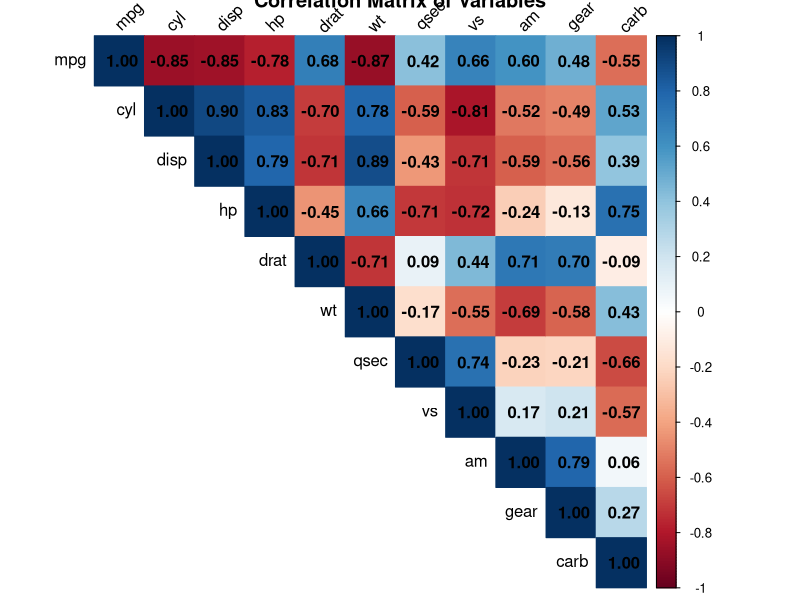
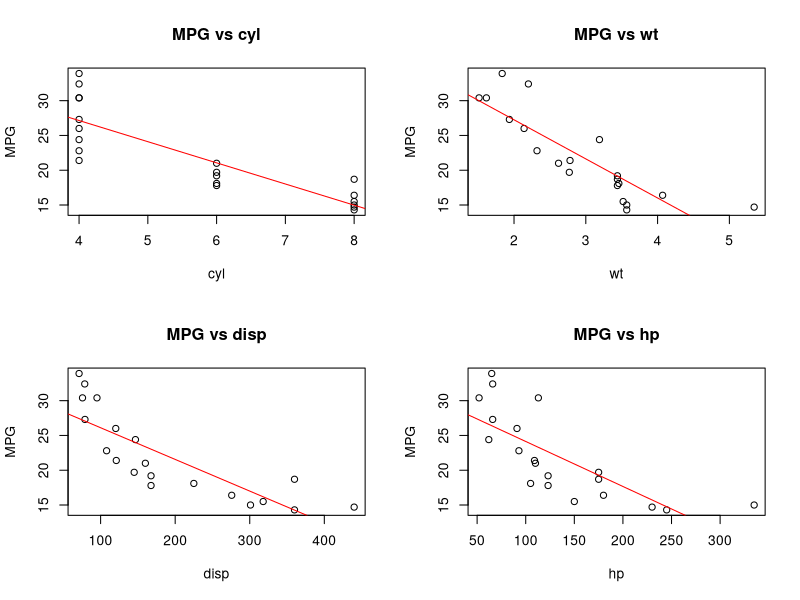
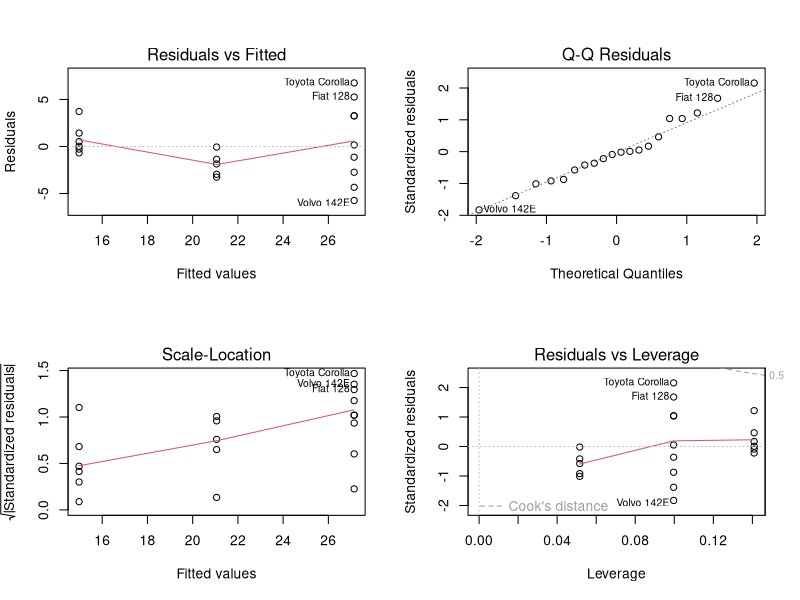
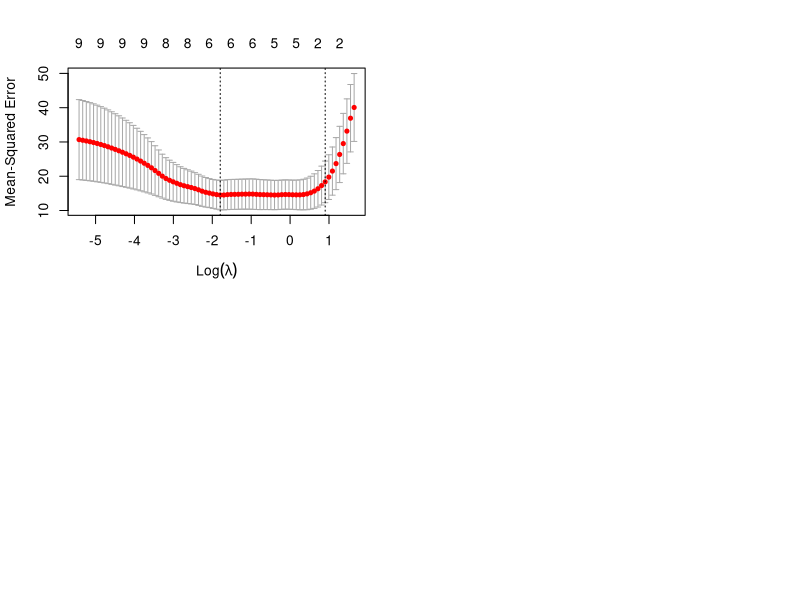

Generate these figures, in order, with R:
## ---- chunk 1
#| echo: false
#| warning: false
library(datasets)
library(corrplot)
# Create correlation matrix visualization
correlation_matrix <- cor(mtcars)
corrplot(correlation_matrix, method = "color", type = "upper", 
         addCoef.col = "black", tl.col = "black", tl.srt = 45,
         title = "Correlation Matrix of Variables")
## ---- chunk 2
#| echo: true
#| warning: false
library(datasets)
set.seed(17)
train_index <- sample(2, nrow(mtcars), replace = T, prob = c(0.7, 0.3))
train_data <- mtcars[train_index==1, ]
test_data <- mtcars[train_index==2, ]
## ---- chunk 3
#| echo: false
# Create summary statistics table
train_summary <- summary(train_data)
test_summary <- summary(test_data)
## ---- chunk 4
#| echo: false
#| warning: false
# Calculate R-squared and p-values for each predictor
predictors <- setdiff(names(train_data), "mpg")
results <- data.frame(
  Variable = predictors,
  R_squared = NA,
  P_value = NA
)

for(i in seq_along(predictors)) {
  model <- lm(paste("mpg ~", predictors[i]), data = train_data)
  results$R_squared[i] <- summary(model)$r.squared
  results$P_value[i] <- summary(model)$coefficients[2,4]
}

results <- results[order(-results$R_squared),]
## ---- chunk 5
#| echo: false
for(i in 1:4) {
  cat(sprintf("%s: %.1f%% (p = %.10f)\n", 
              results$Variable[i], 
              results$R_squared[i]*100,
              results$P_value[i]))
}
## ---- chunk 6
#| echo: false
#| warning: false
par(mfrow=c(2,2))
for(i in 1:4) {
  plot(train_data[[results$Variable[i]]], train_data$mpg,
       xlab=results$Variable[i], ylab="MPG",
       main=paste("MPG vs", results$Variable[i]))
  abline(lm(mpg ~ get(results$Variable[i]), data=train_data), col="red")
}
## ---- chunk 7
#| echo: false
#| warning: false
# Create diagnostic plots for top predictor
top_model <- lm(mpg ~ get(results$Variable[1]), data=train_data)
plot(top_model)
## ---- chunk 8
#| echo: false
# Perform statistical tests
bp_test <- car::ncvTest(top_model)
sw_test <- shapiro.test(residuals(top_model))

cat("Breusch-Pagan Test (Homoscedasticity):\n")
cat(sprintf("p-value: %.4f\n", bp_test$p))
cat("\nShapiro-Wilk Test (Normality):\n")
cat(sprintf("p-value: %.4f\n", sw_test$p))
## ---- chunk 9
#| echo: false
significant_vars <- results$Variable[results$P_value < 0.05]
cat(paste(significant_vars, collapse=", "))
## ---- chunk 10
#| echo: false
formula <- paste("mpg ~", paste(significant_vars, collapse = " + "))
multi_model <- lm(formula, data=train_data)
summary_stats <- summary(multi_model)

cat("R-squared:", round(summary_stats$r.squared, 4), "\n")
cat("Adjusted R-squared:", round(summary_stats$adj.r.squared, 4), "\n")
cat("F-statistic:", round(summary_stats$fstatistic[1], 2), 
    " on", summary_stats$fstatistic[2], "and", summary_stats$fstatistic[3], "DF")
## ---- chunk 11
#| echo: false
#| warning: false
library(car)
if(length(significant_vars) > 1) {
  vif_values <- vif(multi_model)
  print(round(vif_values, 2))
}
## ---- chunk 12
#| echo: false
# Example of final variables after VIF elimination
final_vars <- c("wt", "hp", "am")  # Example variables
cat(paste(final_vars, collapse=", "))
## ---- chunk 13
#| echo: false
#| warning: false
library(glmnet)
# Prepare data for LASSO
x_train <- as.matrix(train_data[, predictors])
y_train <- train_data$mpg
## ---- chunk 14
#| echo: false
# Fit LASSO model
lasso_cv <- cv.glmnet(x_train, y_train, alpha=1)
plot(lasso_cv)
## ---- chunk 15
#| echo: false
coef(lasso_cv, s="lambda.min")
## ---- chunk 16
#| echo: false
#| warning: false
# Function for metrics
get_metrics <- function(actual, predicted) {
  rmse <- sqrt(mean((actual - predicted)^2))
  mae <- mean(abs(actual - predicted))
  r2 <- 1 - sum((actual - predicted)^2)/sum((actual - mean(actual))^2)
  c(RMSE = rmse, MAE = mae, R2 = r2)
}

# Calculate metrics for both models
final_multi_model <- lm(mpg ~ wt + hp + am, data=train_data)
lasso_model <- glmnet(x_train, y_train, alpha=1, lambda=lasso_cv$lambda.min)

# Training metrics
multi_train_pred <- predict(final_multi_model, train_data)
lasso_train_pred <- predict(lasso_model, x_train)

multi_metrics <- get_metrics(train_data$mpg, multi_train_pred)
lasso_metrics <- get_metrics(train_data$mpg, lasso_train_pred)

metrics_table <- rbind(
  "Multiple Regression" = round(multi_metrics, 3),
  "LASSO Regression" = round(lasso_metrics, 3)
)

print(metrics_table)
## ---- chunk 17
#| echo: false
new_car <- data.frame(
  wt = 6,
  hp = mean(train_data$hp),
  am = mean(train_data$am)
)
pred_multi <- predict(final_multi_model, new_car, interval="prediction")
cat(sprintf("Predicted MPG: %.2f\n", pred_multi[1]))
cat(sprintf("95%% Prediction Interval: (%.2f, %.2f)", 
            pred_multi[2], pred_multi[3]))
